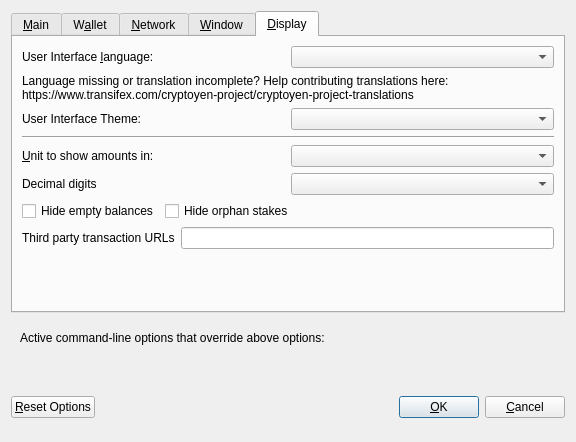
<?xml version="1.0" encoding="UTF-8"?>
<ui version="4.0">
 <class>OptionsDialog</class>
 <widget class="QDialog" name="OptionsDialog">
  <property name="geometry">
   <rect>
    <x>0</x>
    <y>0</y>
    <width>576</width>
    <height>442</height>
   </rect>
  </property>
  <property name="windowTitle">
   <string>Options</string>
  </property>
  <property name="modal">
   <bool>true</bool>
  </property>
  <layout class="QVBoxLayout" name="verticalLayout">
   <item>
    <widget class="QTabWidget" name="tabWidget">
     <property name="currentIndex">
      <number>4</number>
     </property>
     <widget class="QWidget" name="tabMain">
      <attribute name="title">
       <string>&amp;Main</string>
      </attribute>
      <layout class="QVBoxLayout" name="verticalLayout_Main">
       <item>
        <widget class="QCheckBox" name="bitcoinAtStartup">
         <property name="toolTip">
          <string>Automatically start YEN after logging in to the system.</string>
         </property>
         <property name="text">
          <string>&amp;Start YEN on system login</string>
         </property>
        </widget>
       </item>
       <item>
        <layout class="QHBoxLayout" name="horizontalLayout_2_Main">
         <item>
          <widget class="QLabel" name="databaseCacheLabel">
           <property name="text">
            <string>Size of &amp;database cache</string>
           </property>
           <property name="textFormat">
            <enum>Qt::PlainText</enum>
           </property>
           <property name="buddy">
            <cstring>databaseCache</cstring>
           </property>
          </widget>
         </item>
         <item>
          <widget class="QSpinBox" name="databaseCache"/>
         </item>
         <item>
          <widget class="QLabel" name="databaseCacheUnitLabel">
           <property name="text">
            <string>MB</string>
           </property>
           <property name="textFormat">
            <enum>Qt::PlainText</enum>
           </property>
          </widget>
         </item>
         <item>
          <spacer name="horizontalSpacer_2_Main">
           <property name="orientation">
            <enum>Qt::Horizontal</enum>
           </property>
           <property name="sizeHint" stdset="0">
            <size>
             <width>40</width>
             <height>20</height>
            </size>
           </property>
          </spacer>
         </item>
        </layout>
       </item>
       <item>
        <layout class="QHBoxLayout" name="horizontalLayout_3_Main">
         <item>
          <widget class="QLabel" name="threadsScriptVerifLabel">
           <property name="text">
            <string>Number of script &amp;verification threads</string>
           </property>
           <property name="textFormat">
            <enum>Qt::PlainText</enum>
           </property>
           <property name="buddy">
            <cstring>threadsScriptVerif</cstring>
           </property>
          </widget>
         </item>
         <item>
          <widget class="QSpinBox" name="threadsScriptVerif">
           <property name="toolTip">
            <string>(0 = auto, &lt;0 = leave that many cores free)</string>
           </property>
          </widget>
         </item>
         <item>
          <spacer name="horizontalSpacer_3_Main">
           <property name="orientation">
            <enum>Qt::Horizontal</enum>
           </property>
           <property name="sizeHint" stdset="0">
            <size>
             <width>40</width>
             <height>20</height>
            </size>
           </property>
          </spacer>
         </item>
        </layout>
       </item>
       <item>
        <spacer name="verticalSpacer_2">
         <property name="orientation">
          <enum>Qt::Vertical</enum>
         </property>
         <property name="sizeHint" stdset="0">
          <size>
           <width>20</width>
           <height>40</height>
          </size>
         </property>
        </spacer>
       </item>
       <item>
        <layout class="QHBoxLayout" name="horizontalLayout" stretch="0,0">
         <property name="sizeConstraint">
          <enum>QLayout::SetFixedSize</enum>
         </property>
        </layout>
       </item>
      </layout>
     </widget>
     <widget class="QWidget" name="tabWallet">
      <attribute name="title">
       <string>W&amp;allet</string>
      </attribute>
      <layout class="QVBoxLayout" name="verticalLayout_Wallet">
       <item>
        <layout class="QHBoxLayout" name="horizontalLayout_2_Wallet">
         <item>
          <widget class="QLabel" name="labelStakeSplitThresholdText">
           <property name="text">
            <string>Stake split threshold:</string>
           </property>
          </widget>
         </item>
         <item>
          <widget class="QSpinBox" name="spinBoxStakeSplitThreshold">
           <property name="minimum">
            <number>1</number>
           </property>
           <property name="maximum">
            <number>999999</number>
           </property>
          </widget>
         </item>
        </layout>
       </item>
       <item>
        <widget class="QGroupBox" name="groupBox">
         <property name="title">
          <string>Expert</string>
         </property>
         <layout class="QVBoxLayout" name="verticalLayout_2">
          <item>
           <widget class="QCheckBox" name="coinControlFeatures">
            <property name="toolTip">
             <string>Whether to show coin control features or not.</string>
            </property>
            <property name="text">
             <string>Enable coin &amp;control features</string>
            </property>
           </widget>
          </item>
          <item>
           <widget class="QCheckBox" name="showMasternodesTab">
            <property name="toolTip">
             <string>Show additional tab listing all your masternodes in first sub-tab&lt;br/&gt;and all masternodes on the network in second sub-tab.</string>
            </property>
            <property name="text">
             <string>Show Masternodes Tab</string>
            </property>
           </widget>
          </item>
         </layout>
        </widget>
       </item>
       <item>
        <spacer name="verticalSpacer_Wallet">
         <property name="orientation">
          <enum>Qt::Vertical</enum>
         </property>
         <property name="sizeHint" stdset="0">
          <size>
           <width>20</width>
           <height>40</height>
          </size>
         </property>
        </spacer>
       </item>
      </layout>
     </widget>
     <widget class="QWidget" name="tabNetwork">
      <attribute name="title">
       <string>&amp;Network</string>
      </attribute>
      <layout class="QVBoxLayout" name="verticalLayout_Network">
       <item>
        <widget class="QCheckBox" name="mapPortUpnp">
         <property name="toolTip">
          <string>Automatically open the YEN client port on the router. This only works when your router supports UPnP and it is enabled.</string>
         </property>
         <property name="text">
          <string>Map port using &amp;UPnP</string>
         </property>
        </widget>
       </item>
       <item>
        <widget class="QCheckBox" name="allowIncoming">
         <property name="toolTip">
          <string>Accept connections from outside</string>
         </property>
         <property name="text">
          <string>Allow incoming connections</string>
         </property>
        </widget>
       </item>
       <item>
        <widget class="QCheckBox" name="connectSocks">
         <property name="toolTip">
          <string>Connect to the YEN network through a SOCKS5 proxy.</string>
         </property>
         <property name="text">
          <string>&amp;Connect through SOCKS5 proxy (default proxy):</string>
         </property>
        </widget>
       </item>
       <item>
        <layout class="QHBoxLayout" name="horizontalLayout_1_Network">
         <item>
          <widget class="QLabel" name="proxyIpLabel">
           <property name="text">
            <string>Proxy &amp;IP:</string>
           </property>
           <property name="textFormat">
            <enum>Qt::PlainText</enum>
           </property>
           <property name="buddy">
            <cstring>proxyIp</cstring>
           </property>
          </widget>
         </item>
         <item>
          <widget class="QValidatedLineEdit" name="proxyIp">
           <property name="minimumSize">
            <size>
             <width>140</width>
             <height>0</height>
            </size>
           </property>
           <property name="maximumSize">
            <size>
             <width>140</width>
             <height>16777215</height>
            </size>
           </property>
           <property name="toolTip">
            <string>IP address of the proxy (e.g. IPv4: 127.0.0.1 / IPv6: ::1)</string>
           </property>
          </widget>
         </item>
         <item>
          <widget class="QLabel" name="proxyPortLabel">
           <property name="text">
            <string>&amp;Port:</string>
           </property>
           <property name="textFormat">
            <enum>Qt::PlainText</enum>
           </property>
           <property name="buddy">
            <cstring>proxyPort</cstring>
           </property>
          </widget>
         </item>
         <item>
          <widget class="QLineEdit" name="proxyPort">
           <property name="minimumSize">
            <size>
             <width>55</width>
             <height>0</height>
            </size>
           </property>
           <property name="maximumSize">
            <size>
             <width>55</width>
             <height>16777215</height>
            </size>
           </property>
           <property name="toolTip">
            <string>Port of the proxy (e.g. 9050)</string>
           </property>
          </widget>
         </item>
         <item>
          <spacer name="horizontalSpacer_1_Network">
           <property name="orientation">
            <enum>Qt::Horizontal</enum>
           </property>
           <property name="sizeHint" stdset="0">
            <size>
             <width>40</width>
             <height>20</height>
            </size>
           </property>
          </spacer>
         </item>
        </layout>
       </item>
       <item>
        <spacer name="verticalSpacer_Network">
         <property name="orientation">
          <enum>Qt::Vertical</enum>
         </property>
         <property name="sizeHint" stdset="0">
          <size>
           <width>20</width>
           <height>40</height>
          </size>
         </property>
        </spacer>
       </item>
      </layout>
     </widget>
     <widget class="QWidget" name="tabWindow">
      <attribute name="title">
       <string>&amp;Window</string>
      </attribute>
      <layout class="QVBoxLayout" name="verticalLayout_Window">
       <item>
        <widget class="QCheckBox" name="minimizeToTray">
         <property name="toolTip">
          <string>Show only a tray icon after minimizing the window.</string>
         </property>
         <property name="text">
          <string>&amp;Minimize to the tray instead of the taskbar</string>
         </property>
        </widget>
       </item>
       <item>
        <widget class="QCheckBox" name="minimizeOnClose">
         <property name="toolTip">
          <string>Minimize instead of exit the application when the window is closed. When this option is enabled, the application will be closed only after selecting Quit in the menu.</string>
         </property>
         <property name="text">
          <string>M&amp;inimize on close</string>
         </property>
        </widget>
       </item>
       <item>
        <spacer name="verticalSpacer_Window">
         <property name="orientation">
          <enum>Qt::Vertical</enum>
         </property>
         <property name="sizeHint" stdset="0">
          <size>
           <width>20</width>
           <height>40</height>
          </size>
         </property>
        </spacer>
       </item>
      </layout>
     </widget>
     <widget class="QWidget" name="tabDisplay">
      <attribute name="title">
       <string>&amp;Display</string>
      </attribute>
      <layout class="QVBoxLayout" name="verticalLayout_Display">
       <item>
        <layout class="QHBoxLayout" name="horizontalLayout_1_Display">
         <item>
          <widget class="QLabel" name="langLabel">
           <property name="text">
            <string>User Interface &amp;language:</string>
           </property>
           <property name="textFormat">
            <enum>Qt::PlainText</enum>
           </property>
           <property name="buddy">
            <cstring>lang</cstring>
           </property>
          </widget>
         </item>
         <item>
          <widget class="QValueComboBox" name="lang">
           <property name="toolTip">
            <string>The user interface language can be set here. This setting will take effect after restarting YEN.</string>
           </property>
          </widget>
         </item>
        </layout>
       </item>
       <item>
        <widget class="QLabel" name="label_3">
         <property name="toolTip">
          <string notr="true"/>
         </property>
         <property name="statusTip">
          <string notr="true"/>
         </property>
         <property name="whatsThis">
          <string notr="true"/>
         </property>
         <property name="accessibleName">
          <string notr="true"/>
         </property>
         <property name="text">
          <string>Language missing or translation incomplete? Help contributing translations here:
https://www.transifex.com/cryptoyen-project/cryptoyen-project-translations</string>
         </property>
         <property name="wordWrap">
          <bool>true</bool>
         </property>
         <property name="openExternalLinks">
          <bool>true</bool>
         </property>
         <property name="textInteractionFlags">
          <set>Qt::TextBrowserInteraction</set>
         </property>
        </widget>
       </item>
       <item>
        <layout class="QHBoxLayout" name="horizontalLayout_2_Display" stretch="0,0">
         <item>
          <widget class="QLabel" name="themeLabel">
           <property name="text">
            <string>User Interface Theme:</string>
           </property>
          </widget>
         </item>
         <item>
          <widget class="QValueComboBox" name="theme"/>
         </item>
        </layout>
       </item>
       <item>
        <widget class="Line" name="line">
         <property name="orientation">
          <enum>Qt::Horizontal</enum>
         </property>
        </widget>
       </item>
       <item>
        <layout class="QHBoxLayout" name="horizontalLayout_3_Display">
         <item>
          <widget class="QLabel" name="unitLabel">
           <property name="text">
            <string>&amp;Unit to show amounts in:</string>
           </property>
           <property name="textFormat">
            <enum>Qt::PlainText</enum>
           </property>
           <property name="buddy">
            <cstring>unit</cstring>
           </property>
          </widget>
         </item>
         <item>
          <widget class="QValueComboBox" name="unit">
           <property name="toolTip">
            <string>Choose the default subdivision unit to show in the interface and when sending coins.</string>
           </property>
          </widget>
         </item>
        </layout>
       </item>
       <item>
        <layout class="QHBoxLayout" name="horizontalLayout_4_Display">
         <item>
          <widget class="QLabel" name="digitsLabel">
           <property name="text">
            <string>Decimal digits</string>
           </property>
          </widget>
         </item>
         <item>
          <widget class="QValueComboBox" name="digits"/>
         </item>
        </layout>
       </item>
       <item>
        <layout class="QHBoxLayout" name="horizontalLayout_5_Display">
         <item>
          <widget class="QCheckBox" name="checkBoxHideZeroBalances">
           <property name="toolTip">
            <string>Hide empty balances</string>
           </property>
           <property name="layoutDirection">
            <enum>Qt::LeftToRight</enum>
           </property>
           <property name="text">
            <string>Hide empty balances</string>
           </property>
          </widget>
         </item>
         <item>
          <widget class="QCheckBox" name="checkBoxHideOrphans">
           <property name="toolTip">
            <string>Hide orphan stakes in transaction lists</string>
           </property>
           <property name="text">
            <string>Hide orphan stakes</string>
           </property>
          </widget>
         </item>
         <item>
          <spacer name="horizontalSpacer">
           <property name="orientation">
            <enum>Qt::Horizontal</enum>
           </property>
           <property name="sizeHint" stdset="0">
            <size>
             <width>40</width>
             <height>20</height>
            </size>
           </property>
          </spacer>
         </item>
        </layout>
       </item>
       <item>
        <layout class="QHBoxLayout" name="horizontalLayout_6_Display">
         <item>
          <widget class="QLabel" name="thirdPartyTxUrlsLabel">
           <property name="toolTip">
            <string>Third party URLs (e.g. a block explorer) that appear in the transactions tab as context menu items. %s in the URL is replaced by transaction hash. Multiple URLs are separated by vertical bar |.</string>
           </property>
           <property name="text">
            <string>Third party transaction URLs</string>
           </property>
           <property name="buddy">
            <cstring>thirdPartyTxUrls</cstring>
           </property>
          </widget>
         </item>
         <item>
          <widget class="QLineEdit" name="thirdPartyTxUrls">
           <property name="toolTip">
            <string>Third party URLs (e.g. a block explorer) that appear in the transactions tab as context menu items. %s in the URL is replaced by transaction hash. Multiple URLs are separated by vertical bar |.</string>
           </property>
          </widget>
         </item>
        </layout>
       </item>
       <item>
        <spacer name="verticalSpacer">
         <property name="orientation">
          <enum>Qt::Vertical</enum>
         </property>
         <property name="sizeHint" stdset="0">
          <size>
           <width>20</width>
           <height>40</height>
          </size>
         </property>
        </spacer>
       </item>
      </layout>
     </widget>
    </widget>
   </item>
   <item>
    <widget class="QFrame" name="frame">
     <layout class="QVBoxLayout" name="verticalLayout_Bottom">
      <item>
       <layout class="QHBoxLayout" name="horizontalLayout_Bottom">
        <item>
         <widget class="QLabel" name="overriddenByCommandLineInfoLabel">
          <property name="text">
           <string>Active command-line options that override above options:</string>
          </property>
          <property name="textFormat">
           <enum>Qt::PlainText</enum>
          </property>
         </widget>
        </item>
        <item>
         <spacer name="horizontalSpacer_Bottom">
          <property name="orientation">
           <enum>Qt::Horizontal</enum>
          </property>
          <property name="sizeHint" stdset="0">
           <size>
            <width>40</width>
            <height>20</height>
           </size>
          </property>
         </spacer>
        </item>
       </layout>
      </item>
      <item>
       <widget class="QLabel" name="overriddenByCommandLineLabel">
        <property name="text">
         <string/>
        </property>
        <property name="textFormat">
         <enum>Qt::PlainText</enum>
        </property>
        <property name="wordWrap">
         <bool>true</bool>
        </property>
       </widget>
      </item>
     </layout>
    </widget>
   </item>
   <item>
    <layout class="QHBoxLayout" name="horizontalLayout_Buttons">
     <item>
      <widget class="QPushButton" name="resetButton">
       <property name="toolTip">
        <string>Reset all client options to default.</string>
       </property>
       <property name="text">
        <string>&amp;Reset Options</string>
       </property>
       <property name="autoDefault">
        <bool>false</bool>
       </property>
      </widget>
     </item>
     <item>
      <spacer name="horizontalSpacer_1">
       <property name="orientation">
        <enum>Qt::Horizontal</enum>
       </property>
       <property name="sizeHint" stdset="0">
        <size>
         <width>40</width>
         <height>48</height>
        </size>
       </property>
      </spacer>
     </item>
     <item>
      <widget class="QLabel" name="statusLabel">
       <property name="minimumSize">
        <size>
         <width>200</width>
         <height>0</height>
        </size>
       </property>
       <property name="font">
        <font>
         <weight>75</weight>
         <bold>true</bold>
        </font>
       </property>
       <property name="text">
        <string/>
       </property>
       <property name="textFormat">
        <enum>Qt::PlainText</enum>
       </property>
       <property name="wordWrap">
        <bool>true</bool>
       </property>
      </widget>
     </item>
     <item>
      <spacer name="horizontalSpacer_2">
       <property name="orientation">
        <enum>Qt::Horizontal</enum>
       </property>
       <property name="sizeHint" stdset="0">
        <size>
         <width>40</width>
         <height>48</height>
        </size>
       </property>
      </spacer>
     </item>
     <item>
      <widget class="QPushButton" name="okButton">
       <property name="text">
        <string>&amp;OK</string>
       </property>
       <property name="autoDefault">
        <bool>false</bool>
       </property>
       <property name="default">
        <bool>true</bool>
       </property>
      </widget>
     </item>
     <item>
      <widget class="QPushButton" name="cancelButton">
       <property name="text">
        <string>&amp;Cancel</string>
       </property>
       <property name="autoDefault">
        <bool>false</bool>
       </property>
      </widget>
     </item>
    </layout>
   </item>
  </layout>
 </widget>
 <customwidgets>
  <customwidget>
   <class>QValidatedLineEdit</class>
   <extends>QLineEdit</extends>
   <header>qvalidatedlineedit.h</header>
  </customwidget>
  <customwidget>
   <class>QValueComboBox</class>
   <extends>QComboBox</extends>
   <header>qvaluecombobox.h</header>
  </customwidget>
 </customwidgets>
 <resources/>
 <connections/>
</ui>
